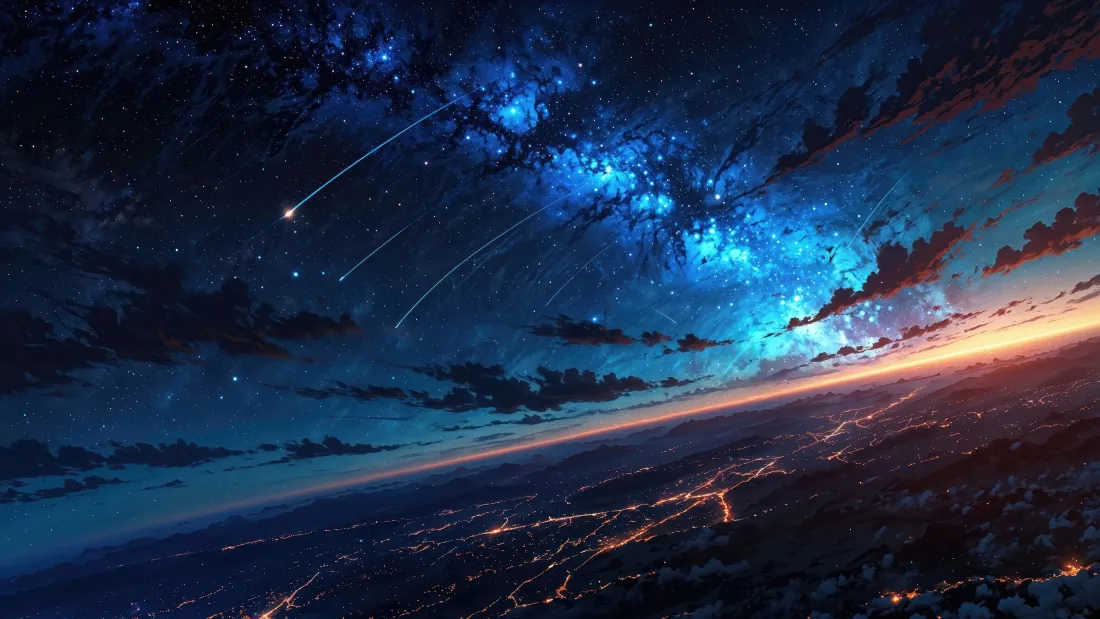
#> input picture 1.jpg, 1100 x 619 px, found by its file name
$ python analyze-bg.py
#> lines starting #> are read from the running program, lines starting #| are printed output that depends on the picture; after the words box and inside, x2 and y2 are one past the last pixel; in counts of white or black regions, pixels touching at a corner belong together
# -*- coding: utf-8 -*-
"""Analyze 1.jpg structure: bands, colors, bright features, meteor streaks."""
import numpy as np
from PIL import Image

SRC = r"D:\DS_harness\1.jpg"
img = Image.open(SRC).convert("RGB")
#> img is the input picture: PIL image 1100x619 RGB; mean R, G, B 29.9, 46.2, 72.7
W, H = img.size
print(f"size: {W}x{H}")
#| size: 1100x619
a = np.asarray(img, dtype=np.float32) / 255.0
lum = a @ np.array([0.2126, 0.7152, 0.0722], dtype=np.float32)
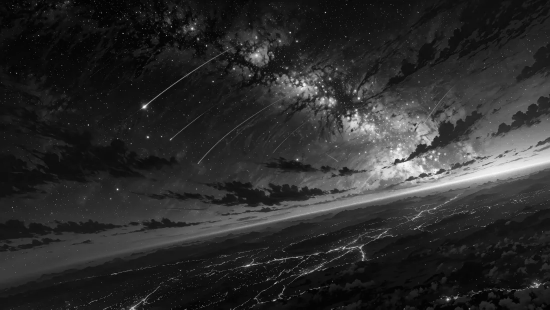
#> lum: shape (619, 1100) float32 (shown at 1/2 size); min 0, max 0.987, mean 0.175

# ---- per-row band stats (32 bands) ----
print("\n--- row bands (y_frac, mean RGB, mean lum) ---")
NB = 32
for i in range(NB):
    y0 = int(H * i / NB); y1 = int(H * (i + 1) / NB)
    band = a[y0:y1]
    print(f"{i/NB:.2f}-{(i+1)/NB:.2f}  R={band[...,0].mean():.3f} G={band[...,1].mean():.3f} B={band[...,2].mean():.3f} L={lum[y0:y1].mean():.3f}")
#> this loop made 32 passes
#| 0.00-0.03  R=0.039 G=0.065 B=0.150 L=0.065
#| 0.03-0.06  R=0.043 G=0.075 B=0.169 L=0.075
#| 0.06-0.09  R=0.050 G=0.086 B=0.187 L=0.086
#| 0.09-0.12  R=0.052 G=0.098 B=0.210 L=0.096
#| 0.12-0.16  R=0.053 G=0.104 B=0.218 L=0.101
#> (further printed lines are left out)

# ---- ASCII preview of luminance (96 cols) ----
print("\n--- ascii luminance map (96 x 44) ---")
AW, AH = 96, 44
ys = (np.arange(AH) + 0.5) * H / AH
xs = (np.arange(AW) + 0.5) * W / AW
block = lum[np.ix_(ys.astype(int), xs.astype(int))]
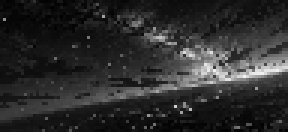
#> block: shape (44, 96) float32 (shown 3 times larger); min 0.00142, max 0.953, mean 0.175
chars = " .:-=+*#%@"
for row in block:
    idx = np.clip((row - row.min()) / max(row.max() - row.min(), 1e-6) * (len(chars) - 1), 0, len(chars) - 1).astype(int)
    print("".join(chars[i] for i in idx))
#> this loop made 44 passes

# ---- color map (hue families) ----
print("\n--- color family distribution per band ---")
def fam(r, g, b):
    if max(r, g, b) - min(r, g, b) < 0.08: return 'gray'
    if r > g and r > b: return 'warm(r)'
    if b > r and b >= g: return 'blue(b)'
    if g >= b and g > r: return 'cyan(g)'
    return 'other'
for i in range(8):
    y0 = int(H * i / 8); y1 = int(H * (i + 1) / 8)
    band = a[y0:y1].reshape(-1, 3)
    fams = [fam(*p) for p in band[::7]]
    from collections import Counter
    c = Counter(fams)
    total = sum(c.values())
    print(f"band {i/8:.2f}: " + " ".join(f"{k}:{v*100//total}%" for k, v in c.most_common()))
#> this loop made 8 passes
#> (y0, y1, c, total) on passes 1, 2, 6, 7, 8: (0, 77, {'gray': 2724, 'blue(b)': 9235, 'warm(r)': 141}, 12100), (77, 154, {'blue(b)': 8763, 'gray': 3141, 'warm(r)': 195, 'other': 1}, 12100), (386, 464, {'blue(b)': 8070, 'gray': 1567, 'warm(r)': 2612, 'other': 9}, 12258), (464, 541, {'blue(b)': 7194, 'gray': 4400, 'warm(r)': 501, 'other': 5}, 12100), (541, 619, {'blue(b)': 6832, 'gray': 5067, 'warm(r)': 356, 'other': 3}, 12258)
#> (printed output is left out)

# ---- bright pixel rows in bottom half (city lights) ----
print("\n--- bright pixel density per row (bottom 45%) ---")
for i in range(40, 64):
    y0 = int(H * i / 64); y1 = int(H * (i + 1) / 64)
    r = a[y0:y1].reshape(-1, 3)
    warm = ((r[:, 0] > 0.45) & (r[:, 1] > 0.25) & (r[:, 0] > r[:, 2] * 1.4)).mean()
    bright = (lum[y0:y1] > 0.55).mean()
    print(f"y={i/64:.2f} warm={warm:.3f} bright={bright:.3f}")
#> this loop made 24 passes
#> (y0, y1, warm, bright) on passes 1 to 8: (386, 396, 0.0522, 0.06), (396, 406, 0.0438, 0.056), (406, 415, 0.0351, 0.0393), (415, 425, 0.0319, 0.0293), (425, 435, 0.0226, 0.0148), (435, 444, 0.0125, 0.00788), (444, 454, 0.0138, 0.00545), (454, 464, 0.00973, 0.00218)

# ---- bright line segments in sky (meteor candidates) ----
print("\n--- bright diagonal line detection (sky top 55%) ---")
sky = a[:int(H * 0.55)].copy()
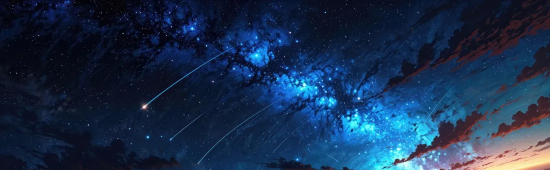
#> sky: shape (340, 1100, 3) float32 (shown at 1/2 size); mean R, G, B 0.0971, 0.183, 0.303
sky_lum = lum[:int(H * 0.55)]
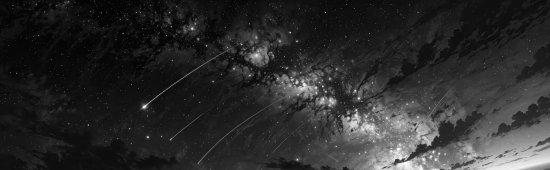
#> sky_lum: shape (340, 1100) float32 (shown at 1/2 size); min 0, max 0.987, mean 0.174
# highpass: bright minus blurred
from scipy.ndimage import gaussian_filter
blur = gaussian_filter(sky_lum, sigma=3)
hp = sky_lum - blur
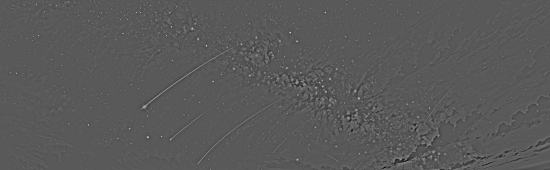
#> hp: shape (340, 1100) float32 (shown at 1/2 size); min -0.434, max 0.801, mean 1.47e-11; drawn with min black and max white
thr = hp.mean() + 3.5 * hp.std()
#> thr = 0.143
mask = (hp > thr) & (sky_lum > 0.25)
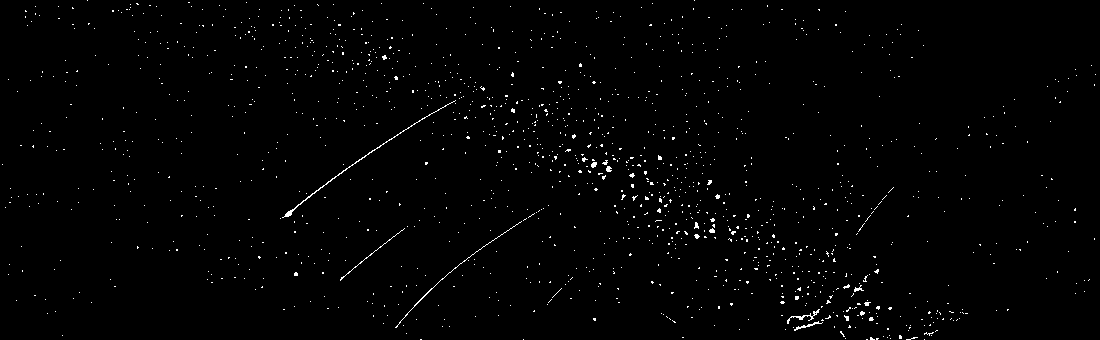
#> mask: shape (340, 1100) bool; 1.1% white in thin lines or dots
print(f"highpass thr={thr:.3f}, candidate pixels={mask.sum()}")
ys, xs = np.nonzero(mask)
#> ys = 3937 values from 0 to 339; xs = 3937 values, max 1095 at index 497, min 2 at index 1445, mean 587.2
if len(xs) > 3:
    # cluster by proximity
    pts = list(zip(xs, ys))
#> pts = 3937 pairs, first value 2 to 1095, second value 0 to 339
    clusters = []
    for p in pts:
        placed = False
        for cl in clusters:
            if abs(p[0] - cl['cx']) < W * 0.06 and abs(p[1] - cl['cy']) < H * 0.08:
                cl['pts'].append(p); cl['cx'] = np.mean([q[0] for q in cl['pts']]); cl['cy'] = np.mean([q[1] for q in cl['pts']]); placed = True; break
        if not placed:
            clusters.append({'pts': [p], 'cx': p[0], 'cy': p[1]})
#> this loop made 3937 passes
#> p on passes 1 to 3: (87, 0), (694, 0), (188, 2)
#> after the loop, cl = 3 items; clusters = 44 items
    for cl in sorted(clusters, key=lambda c: -len(c['pts']))[:12]:
        if len(cl['pts']) < 4: break
        pxs = np.array([q[0] for q in cl['pts']]); pys = np.array([q[1] for q in cl['pts']])
        # fit line direction via PCA
        mx, my = pxs.mean(), pys.mean()
        cov = np.cov(pxs, pys)
        evals, evecs = np.linalg.eigh(cov)
        v = evecs[:, 1]
        print(f"streak: n={len(cl['pts'])} center=({mx/W:.3f},{my/H:.3f}) dir=({v[0]:.2f},{v[1]:.2f}) len={ (pxs.max()-pxs.min()):.0f}x{(pys.max()-pys.min()):.0f}px")
#> this loop made 12 passes
#> (mx, my, cov, evals, evecs) on passes 1 to 4: (640, 179.4, [[1178.5, 193.9], [193.9, 730]], [657.8, 1250.7], [[0.349, -0.937], [-0.937, -0.349]]), (825.3, 303.4, [[797.4, -257], [-257, 279.4]], [173.5, 903.3], [[-0.381, -0.925], [-0.925, 0.381]]), (542.6, 100.4, [[1337.6, 59.11], [59.11, 1242.7]], [1214.3, 1366], [[0.432, -0.902], [-0.902, -0.432]]), (758.7, 221.1, [[1531.5, -422.8], [-422.8, 1388.6]], [1031.2, 1888.8], [[-0.646, -0.764], [-0.764, 0.646]])

$ run again, with 2.jpg copied over 1.jpg
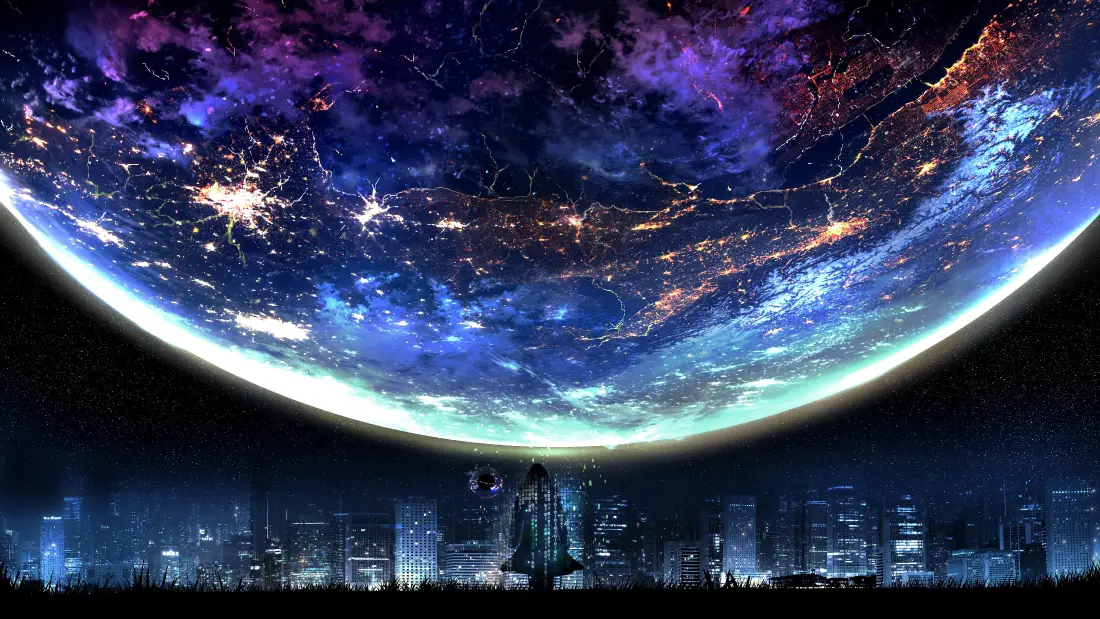
#> input picture 2.jpg, 1100 x 619 px, found by its file name
#> img is the input picture: PIL image 1100x619 RGB; mean R, G, B 50.2, 59.8, 91.8
#| size: 1100x619
#> the loop `for i in range(NB):` made 32 passes
#| 0.00-0.03  R=0.084 G=0.049 B=0.163 L=0.065
#| 0.03-0.06  R=0.133 G=0.077 B=0.220 L=0.099
#| 0.06-0.09  R=0.158 G=0.099 B=0.266 L=0.124
#| 0.09-0.12  R=0.174 G=0.118 B=0.310 L=0.144
#| 0.12-0.16  R=0.184 G=0.143 B=0.347 L=0.166
#> (further printed lines are left out)
#> the loop `for row in block:` made 44 passes
#> the loop `for i in range(8):` made 8 passes
#> (y0, y1, total) on passes 2 to 6: (77, 154, 12100), (154, 232, 12258), (232, 309, 12100), (309, 386, 12100), (386, 464, 12258)
#> (printed output is left out)
#> the loop `for i in range(40, 64):` made 24 passes
#> (y0, y1, bright) on passes 1 to 8: (386, 396, 0.283), (396, 406, 0.34), (406, 415, 0.373), (415, 425, 0.362), (425, 435, 0.298), (435, 444, 0.219), (444, 454, 0.116), (454, 464, 0.0145)
#> `hp = sky_lum - blur`:
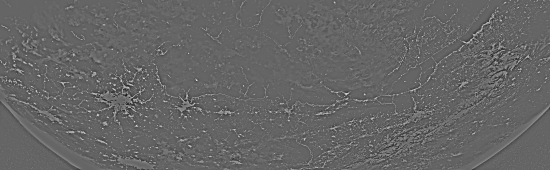
#> hp: shape (340, 1100) float32 (shown at 1/2 size); min -0.524, max 0.79, mean -2.17e-11; drawn with min black and max white
#> thr = 0.31
#> `mask = (hp > thr) & (sky_lum > 0.25)`:
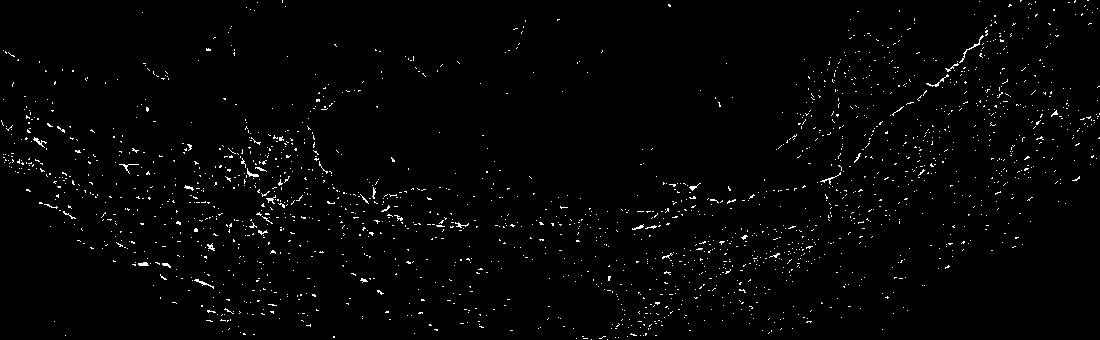
#> mask: shape (340, 1100) bool; 1.6% white in thin lines or dots
#> `ys, xs = np.nonzero(mask)`: ys = 5921 values from 0 to 339; xs = 5921 values, max 1099 at index 671, min 1 at index 1108, mean 528.9
#> pts = 5921 pairs, first value 1 to 1099, second value 0 to 339
#> the loop `for p in pts:` made 5921 passes
#> p on passes 1 to 3: (282, 0), (1020, 0), (1021, 0)
#> after the loop `for p in pts:`: cl = 3 items; clusters = 38 items
#> the loop `for cl in sorted(clusters, key=lambda c: -len(c['pts']))[:12]:` made 12 passes
#> (mx, my, cov, evals, evecs) on passes 1 to 4: (276.4, 173.5, [[874.9, -28.81], [-28.81, 820.4]], [808, 887.3], [[-0.395, -0.918], [-0.918, 0.395]]), (685.7, 225.6, [[980.1, 97.65], [97.65, 841.2]], [790.8, 1030.5], [[0.458, -0.889], [-0.889, -0.458]]), (991.9, 62.38, [[1514.9, -453.6], [-453.6, 932.2]], [684.5, 1762.6], [[-0.479, -0.878], [-0.878, 0.479]]), (43.79, 139.2, [[644.1, 188.3], [188.3, 1083.2]], [574.4, 1152.9], [[-0.938, 0.347], [0.347, 0.938]])

$ run again, with 3.jpg copied over 1.jpg
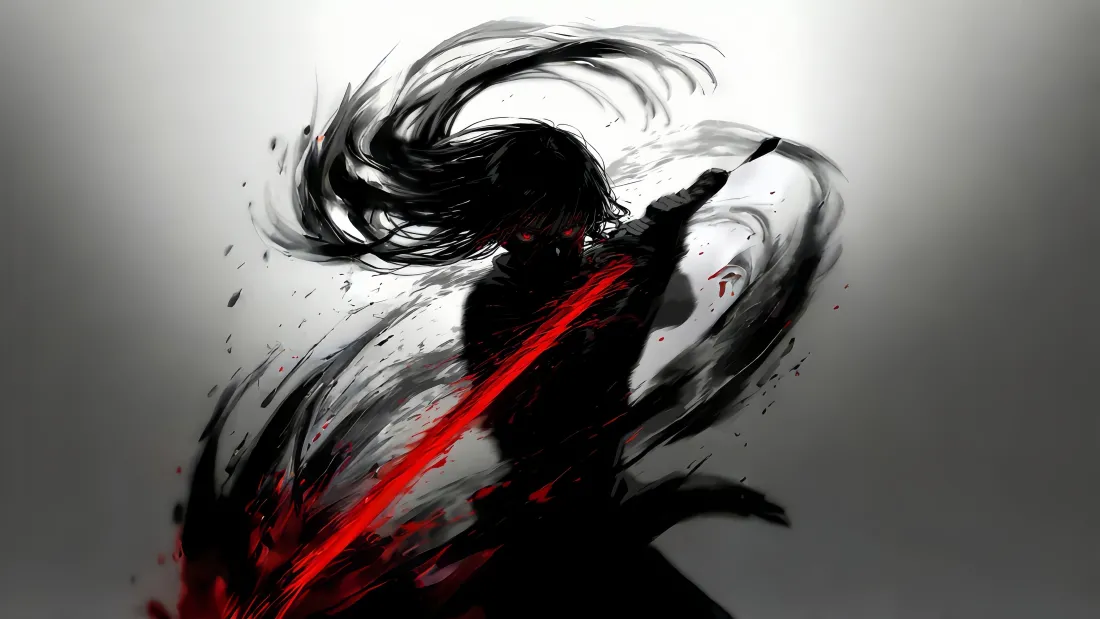
#> input picture 3.jpg, 1100 x 619 px, found by its file name
#> img is the input picture: PIL image 1100x619 RGB; mean R, G, B 109.9, 106.1, 104.2
#| size: 1100x619
#> the loop `for i in range(NB):` made 32 passes
#| 0.00-0.03  R=0.866 G=0.870 B=0.857 L=0.868
#| 0.03-0.06  R=0.829 G=0.831 B=0.820 L=0.830
#| 0.06-0.09  R=0.757 G=0.759 B=0.749 L=0.758
#| 0.09-0.12  R=0.743 G=0.745 B=0.734 L=0.744
#| 0.12-0.16  R=0.763 G=0.765 B=0.755 L=0.764
#> (further printed lines are left out)
#> the loop `for row in block:` made 44 passes
#> the loop `for i in range(8):` made 8 passes
#> (y0, y1, c, total) on passes 1 to 7: (0, 77, {'gray': 12100}, 12100), (77, 154, {'gray': 12090, 'warm(r)': 10}, 12100), (154, 232, {'gray': 12245, 'warm(r)': 13}, 12258), (232, 309, {'gray': 11724, 'warm(r)': 376}, 12100), (309, 386, {'gray': 11588, 'warm(r)': 511, 'cyan(g)': 1}, 12100), (386, 464, {'gray': 11547, 'warm(r)': 711}, 12258), (464, 541, {'gray': 10750, 'warm(r)': 1350}, 12100)
#> (printed output is left out)
#> the loop `for i in range(40, 64):` made 24 passes
#> (y0, y1, warm, bright) on passes 1 to 8: (386, 396, 0.00591, 0.0571), (396, 406, 0.00273, 0.0435), (406, 415, 0.00374, 0.0365), (415, 425, 0.00591, 0.032), (425, 435, 0.00745, 0.0413), (435, 444, 0.00525, 0.0436), (444, 454, 0.00636, 0.0334), (454, 464, 0.0113, 0.00445)
#> `hp = sky_lum - blur`:
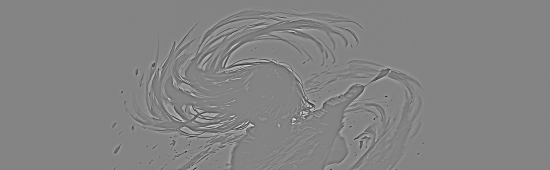
#> hp: shape (340, 1100) float32 (shown at 1/2 size); min -0.763, max 0.714, mean 2.04e-11; drawn with min black and max white
#> thr = 0.224
#> `mask = (hp > thr) & (sky_lum > 0.25)`:
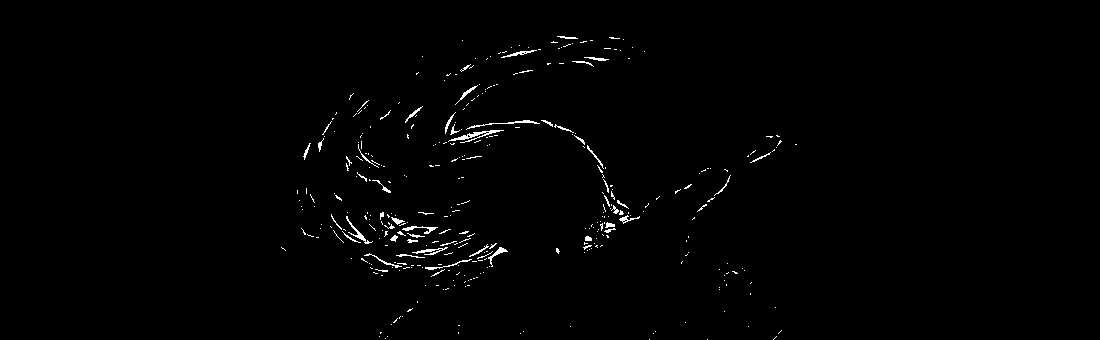
#> mask: shape (340, 1100) bool; 0.96% white in thin lines or dots, all inside (x1, y1, x2, y2) = (281, 36, 797, 340)
#> `ys, xs = np.nonzero(mask)`: ys = 3584 values from 36 to 339; xs = 3584 values, max 796 at index 1184, min 281 at index 2863, mean 482.5
#> pts = 3584 pairs, first value 281 to 796, second value 36 to 339
#> the loop `for p in pts:` made 3584 passes
#> p on passes 1 to 3: (557, 36), (558, 36), (559, 36)
#> after the loop `for p in pts:`: cl = {'pts': [(685, 322), (748, 326), (781, 330), (780, 331), (779, 332), (778, 333), (776, 336), (775, 337), (774, 338), (707, 339), (773, 339)], 'cx': 759.6, 'cy': 333}; clusters = 16 items
#> the loop `for cl in sorted(clusters, key=lambda c: -len(c['pts']))[:12]:` made 12 passes
#> (mx, my, cov, evals, evecs) on passes 1 to 4: (409.1, 242.8, [[1137.4, 104.7], [104.7, 338.6]], [325.1, 1150.9], [[0.128, -0.992], [-0.992, -0.128]]), (464.7, 121.9, [[662.2, -0.0288], [-0.0288, 547]], [547, 662.2], [[-0.00025, -1], [-1, 0.00025]]), (350.3, 155.7, [[767.2, -7.98], [-7.98, 734.9]], [733.1, 769.1], [[-0.228, -0.974], [-0.974, 0.228]]), (608.5, 222.7, [[346.5, -206.2], [-206.2, 215.9]], [64.92, 497.5], [[-0.591, -0.807], [-0.807, 0.591]])
